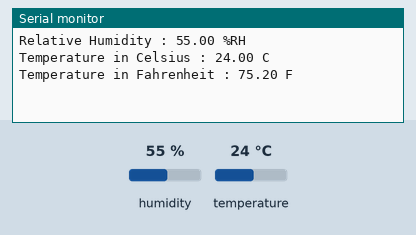
Recording of a sketch running on a simulated Arduino Uno, built with avr-gcc and run on an emulated ATmega328P. On the bench: the last lines printed to the serial monitor. Wiring (inferred from the names in the program): SHT3x sensor at I2C address 0x44. The test bench sets the inputs (shaded band); at power-on: humidity 55 %, temperature 24 °C.

Above: at 1.5 s.
1.6 s: humidity set to 22 %
At 2.6 s:
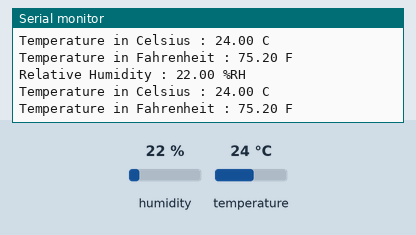
3.1 s: temperature set to 12 °C
At 4.4 s:
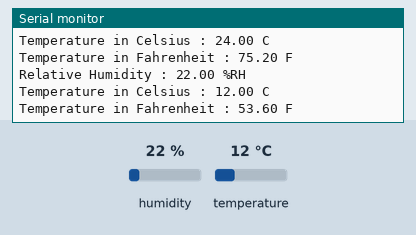
4.6 s: humidity set to 40 %
At 5.7 s:
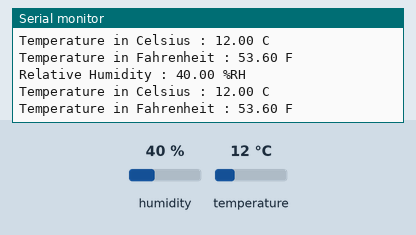
Timing chart, 0 to 7.6 s (numbered marks = the images above; inputs shaded):
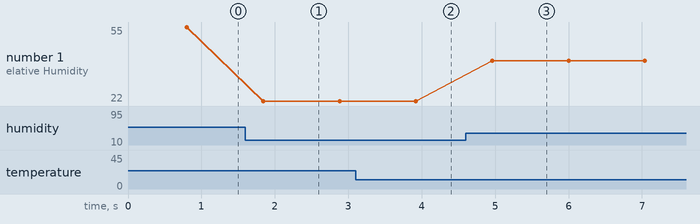

The sketch:

SHT30.ino
```cpp
// (licence header left out)
#include <Wire.h>

// SHT30 I2C address is 0x44(68)
#define Addr 0x44

void setup()
{
  // Initialise I2C communication as MASTER
  Wire.begin();
  // Initialise serial communication, set baud rate = 9600
  Serial.begin(9600);
  delay(300);
}

void loop()
{
  unsigned int data[6];

  // Start I2C Transmission
  Wire.beginTransmission(Addr);
  // Send measurement command
  Wire.write(0x2C);
  Wire.write(0x06);
  // Stop I2C transmission
  Wire.endTransmission();
  delay(500);

  // Request 6 bytes of data
  Wire.requestFrom(Addr, 6);

  // Read 6 bytes of data
  // cTemp msb, cTemp lsb, cTemp crc, humidity msb, humidity lsb, humidity crc
  if (Wire.available() == 6)
  {
    data[0] = Wire.read();
    data[1] = Wire.read();
    data[2] = Wire.read();
    data[3] = Wire.read();
    data[4] = Wire.read();
    data[5] = Wire.read();
  }

  // Convert the data
  float cTemp = ((((data[0] * 256.0) + data[1]) * 175) / 65535.0) - 45;
  float fTemp = (cTemp * 1.8) + 32;
  float humidity = ((((data[3] * 256.0) + data[4]) * 100) / 65535.0);

  // Output data to serial monitor
  Serial.print("Relative Humidity : ");
  Serial.print(humidity);
  Serial.println(" %RH");
  Serial.print("Temperature in Celsius : ");
  Serial.print(cTemp);
  Serial.println(" C");
  Serial.print("Temperature in Fahrenheit : ");
  Serial.print(fTemp);
  Serial.println(" F");
  delay(500);
}
```

Measured:
- after the input at 1.6 s, the serial monitor: prints a new line after 0.24 s (image 1)
- after the input at 3.1 s, the serial monitor: prints a new line after 0.85 s (image 2)
- after the input at 4.6 s, the serial monitor: prints a new line after 0.36 s (image 3)
- plotted number 1: 55 → 22 after the input at 1.6 s, 22 → 40 after the input at 4.6 s
